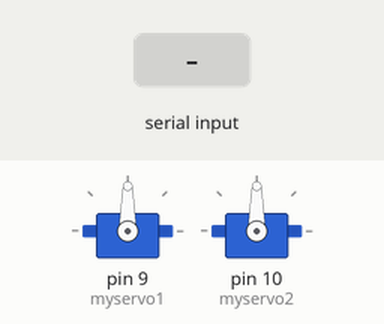
The sketch below on a simulated Arduino Uno, built with avr-gcc and run on an emulated ATmega328P. On the bench: 2 × servo. The inputs (shaded band) are chosen by the test bench.

Above: at 1.2 s.
1.3 s: "1" received over Serial
At 1.7 s:
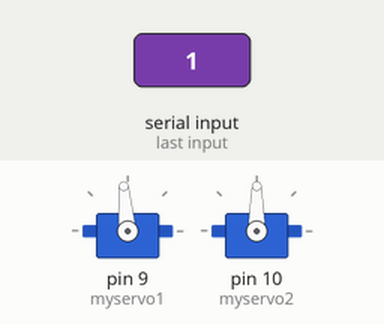
2.8 s: "1" received over Serial
At 4.0 s:
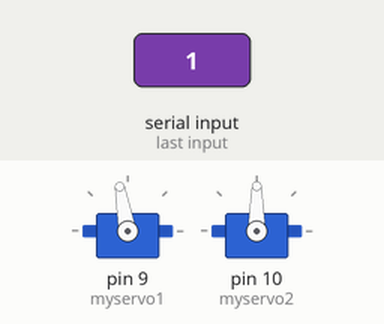
4.3 s: "2" received over Serial
At 5.2 s:
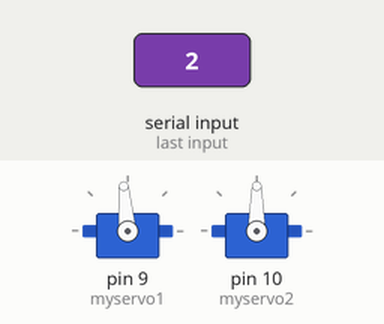
Timing chart, 0 to 7.3 s (numbered marks = the images above; inputs shaded):
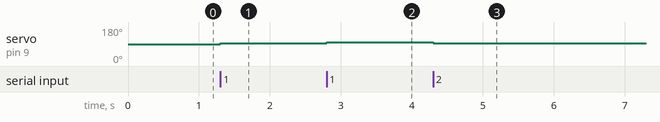

The sketch:

servo.ino
```cpp
#include <Servo.h>

int pos1 = 90; // Vị trí ban đầu cho servo 1
int pos2 = 90; // Vị trí ban đầu cho servo 2

Servo myservo1;  // tạo đối tượng servo để điều khiển servo đầu tiên
Servo myservo2;  // tạo đối tượng servo để điều khiển servo thứ hai

void setup() {
  myservo1.attach(9);  // gắn servo đầu tiên vào chân 9
  myservo2.attach(10); // gắn servo thứ hai vào chân 10
  Serial.begin(9600);  // bắt đầu giao tiếp serial với tốc độ baud 9600

  // Đặt các servo về vị trí ban đầu
  myservo1.write(pos1);
  myservo2.write(pos2);
}

void loop() {
  if (Serial.available() > 0) { // kiểm tra xem có dữ liệu gửi tới Arduino không
    char command = Serial.read(); // đọc dữ liệu dưới dạng ký tự

    switch(command) {
      case '1':
        pos1 = min(pos1 + 5, 180); // Giới hạn tối đa là 180 độ
        myservo1.write(pos1); // di chuyển servo đầu tiên về bên phải 5 độ
        break;
      case '2':
        pos1 = max(pos1 - 5, 0); // Giới hạn tối thiểu là 0 độ
        myservo1.write(pos1); // di chuyển servo đầu tiên về bên trái 5 độ
        break;
      case '3':
        pos2 = min(pos2 + 5, 180); // Giới hạn tối đa là 180 độ
        myservo2.write(pos2); // di chuyển servo thứ hai về bên phải 5 độ
        break;
      case '4':
        pos2 = max(pos2 - 5, 0); // Giới hạn tối thiểu là 0 độ
        myservo2.write(pos2); // di chuyển servo thứ hai về bên trái 5 độ
        break;
      default:
        break;
    }

    // Xóa buffer serial
    while (Serial.available() > 0) {
      Serial.read();
    }
  }
}
```

Measured:
- after the input at 1.3 s, servo on pin 9 (myservo1): 90° → 95° at once
- after the input at 2.8 s, servo on pin 9 (myservo1): 95° → 100° at once
- after the input at 4.3 s, servo on pin 9 (myservo1): 100° → 95° at once
